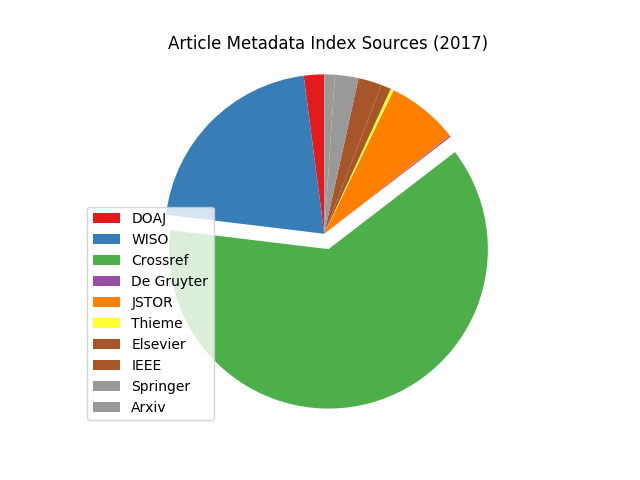

Python code for this plot:
# coding: utf-8

"""
Sources and sizes.
"""
import base64
import json

import numpy as np
import requests

import matplotlib.pyplot as plt
from matplotlib import cm

addr = base64.b64decode("""aHR0cDovLzE3Mi4xOC4xMTMuNzo4MDg1L3NvbHIvYmlibGlv""")


def total():
    """ Return the total number of docs. """
    r = requests.get('%s/select?wt=json&q=*:*' % (addr, label))
    if r.status_code >= 300:
        raise RuntimeError("got HTTP %s on %s" % (r.status_code, r.url))
    doc = json.loads(r.text)
    return doc['response']['numFound']

sources = (
    ('28', 'DOAJ'),
    ('48', 'WISO'),
    ('49', 'Crossref'),
    ('50', 'De Gruyter'),
    ('55', 'JSTOR'),
    ('60', 'Thieme'),
    ('85', 'Elsevier'),
    ('89', 'IEEE'),
    ('105', 'Springer'),
    ('121', 'Arxiv'),
)

labels, names, sizes = [s[0] for s in sources], [s[1] for s in sources], []

for label in labels:
    r = requests.get('%s/select?wt=json&q=source_id:%s' % (addr, label))
    if r.status_code >= 300:
        raise RuntimeError("got HTTP %s on %s" % (r.status_code, r.url))
    doc = json.loads(r.text)
    found = doc['response']['numFound']
    sizes.append(found)

explode = [0 for _ in range(len(labels))]
explode[2] = 0.1

fig1, ax1 = plt.subplots()

cmap = plt.get_cmap('Set1')
colors = [cmap(i) for i in np.linspace(0, 1, len(labels))]

patches, texts = plt.pie(sizes, startangle=90, colors=colors, shadow=False, explode=explode)
plt.legend(patches, names, loc="lower left")
ax1.axis('equal')  # Equal aspect ratio ensures that pie is drawn as a circle.
plt.title('Article Metadata Index Sources (2017)')
plt.savefig('pie.png')
